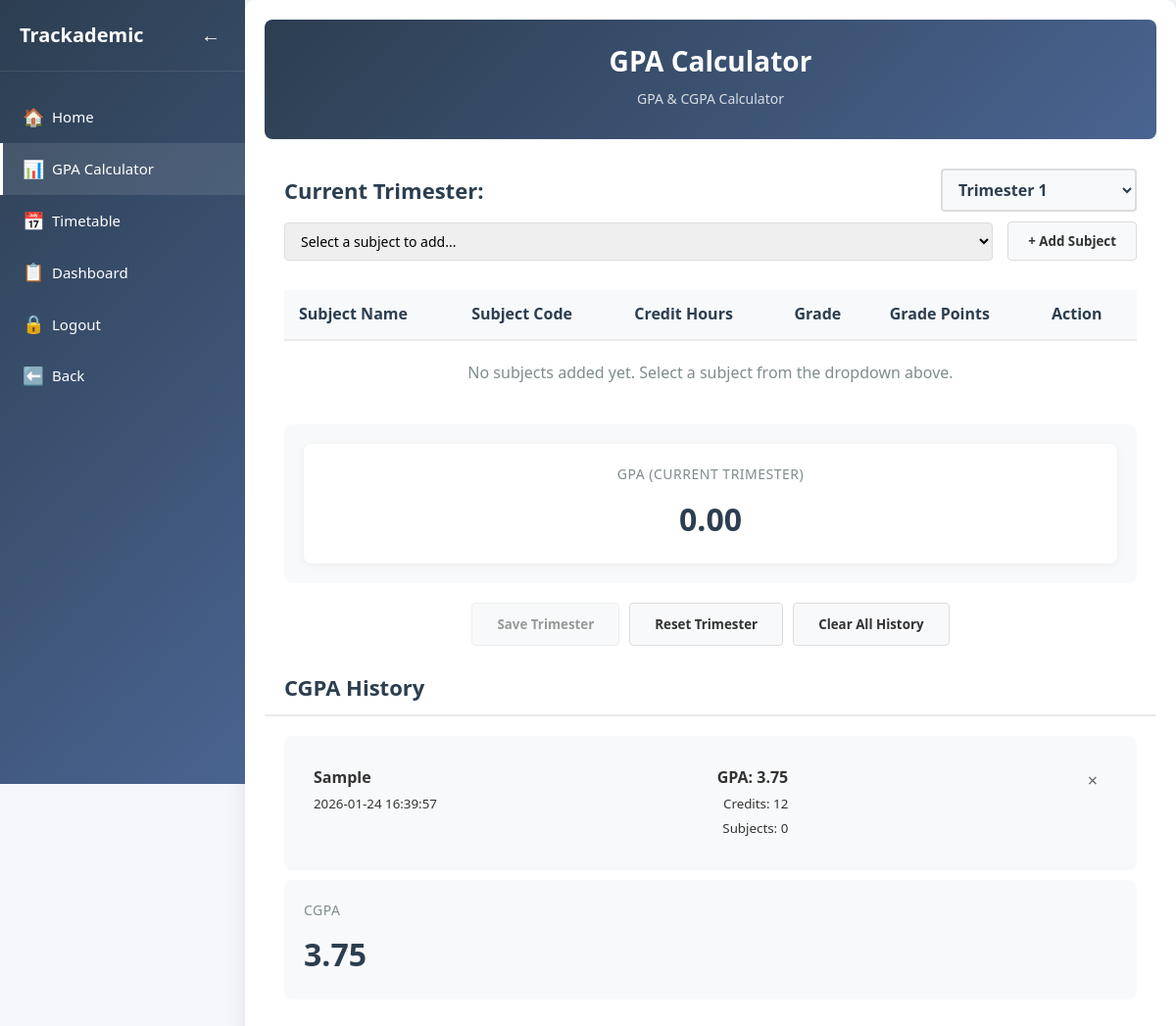
The app's page /trackademic/calculator (signed in) with its own data.
### tables this page shows
CREATE TABLE gpa (
        gpa_id INTEGER PRIMARY KEY AUTOINCREMENT,
        user_id INTEGER NOT NULL,
        trimester TEXT NOT NULL,
        gpa REAL NOT NULL CHECK (gpa >= 0.0 AND gpa <= 4.0),
        total_credits INTEGER DEFAULT 0,
        total_grade_points REAL DEFAULT 0.0,
        created_at TIMESTAMP DEFAULT CURRENT_TIMESTAMP,
        FOREIGN KEY (user_id) REFERENCES trackademic_users(user_id),
        UNIQUE(user_id, trimester)
    );

### app.py (the view, shortened to what this page needs)
@app.route('/trackademic/calculator', methods=['GET', 'POST'])
def calculator():
    if 'user_id' not in session:
        return redirect('/login')
    user_id = session['user_id']
    current_trimester_key = f'calculator_current_trimester_{user_id}'
    current_subjects_key = f'calculator_current_subjects_{user_id}'
    for key in list(session.keys()):
        if key.startswith('calculator_') and not key.endswith(str(user_id)):
            session.pop(key, None)
    if current_trimester_key not in session:
        session[current_trimester_key] = 1
    if current_subjects_key not in session:
        session[current_subjects_key] = []
    current_trimester = session.get(current_trimester_key, 1)
    current_subjects = session.get(current_subjects_key, [])
    cgpa_history = []
    try:
        social_user_id = session['user_id']
        conn = get_db_connection()
        social_db = get_social_db_connection()
        social_user = social_db.execute(
            'SELECT email FROM users WHERE id = ?',
            (social_user_id,)
        ).fetchone()
        social_db.close()
        if social_user:
            track_user = conn.execute(
                'SELECT user_id FROM trackademic_users WHERE email = ?',
                (social_user['email'],)
            ).fetchone()
            if track_user:
                trackademic_user_id = track_user['user_id']
                gpa_records = conn.execute('''
                    SELECT gpa_id as id,
                           trimester,
                           gpa,
                           total_credits,
                           total_grade_points,
                           created_at as date
                    FROM gpa
                    WHERE user_id = ?
                    ORDER BY trimester
                ''', (trackademic_user_id,)).fetchall()
                for record in gpa_records:
                    trimester_name = record['trimester']
                    trimester_number = 1
                    if ' ' in trimester_name:
                        try:
                            trimester_number = int(trimester_name.split()[1])
                        except:
                            pass
                    cgpa_history.append({
                        'semester': trimester_name,
                        'trimester_number': trimester_number,
                        'date': record['date'] or datetime.datetime.now().strftime('%Y-%m-%d'),
                        'gpa': float(record['gpa']),
                        'total_credits': record['total_credits'] or 0,
                        'total_grade_points': record['total_grade_points'] or 0,
                        'subjects': []  # Subjects not stored in database, but we don't need them for display
                    })
        conn.close()
    except Exception as e:
        print(f"Error loading CGPA history from database: {e}")
    GRADE_SCALE = {
        'A+': 4.00,
        'A': 4.00,
        'A-': 3.67,
        'B+': 3.33,
        'B': 3.00,
        'B-': 2.67,
        'C+': 2.33,
        'C': 2.00,
        'C-': 1.67,
        'D+': 1.33,
        'D': 1.00,
        'F': 0.00
    }
    conn = get_db_connection()
    all_subjects = conn.execute('''
        SELECT subject_id as id,
               subject_name as name,
               subject_code as code,
               credit_hours as credits
        FROM subjects
        ORDER BY subject_code
    ''').fetchall()
    conn.close()
    current_gpa_data = calculate_gpa_server(current_subjects)
    overall_cgpa = calculate_cgpa_server(cgpa_history)
    return render_template('Calculator.html',
                         all_subjects=all_subjects,
                         current_trimester=current_trimester,
                         current_subjects=current_subjects,
                         grade_scale=GRADE_SCALE,
                         current_gpa_data=current_gpa_data,
                         cgpa_history=cgpa_history,
                         overall_cgpa=overall_cgpa,
                         app_mode='trackademic')

### app.py (called while the page is built, shortened)
def get_db_connection(database='trackademic.db'):
    try:
        conn = sqlite3.connect(database, timeout=10)
        conn.row_factory = sqlite3.Row
        conn.execute("PRAGMA foreign_keys = ON")
        return conn
    except sqlite3.Error as e:
        print(f"Database connection error: {e}")
        return None

def get_social_db_connection():
    return get_db_connection('social.db')

def calculate_gpa_server(subjects):
    GRADE_SCALE = {
        'A+': 4.00,
        'A': 4.00,
        'A-': 3.67,
        'B+': 3.33,
        'B': 3.00,
        'B-': 2.67,
        'C+': 2.33,
        'C': 2.00,
        'C-': 1.67,
        'D+': 1.33,
        'D': 1.00,
        'F': 0.00
    }
    total_credits = 0
    total_grade_points = 0
    subjects_with_grades = 0
    subjects_without_grades = 0
    gpa = total_grade_points / total_credits if total_credits > 0 else 0
    return {
        'total_credits': total_credits,
        'total_grade_points': total_grade_points,
        'gpa': gpa,
        'subjects_with_grades': subjects_with_grades,
        'subjects_without_grades': subjects_without_grades,
        'total_subjects': len(subjects)
    }

def calculate_cgpa_server(history):
    if not history:
        return 0.0
    total_cumulative_credits = 0
    total_cumulative_grade_points = 0
    for semester in history:
        total_cumulative_credits += semester.get('total_credits', 0)
        total_cumulative_grade_points += semester.get('total_grade_points', 0)
    cgpa = total_cumulative_grade_points / total_cumulative_credits if total_cumulative_credits > 0 else 0
    return cgpa

### templates/Calculator.html (shortened to what this page needs)
<!DOCTYPE html>
<html lang="en">
<head>
    <link rel="stylesheet" href="{{ url_for('static', filename='calculator.css') }}">
</head>
<body>
    <nav class="sidebar">
        <div class="sidebar-header">
            <h2>Trackademic</h2>
            <label for="sidebar-toggle" class="toggle-btn">
                <span class="toggle-icon">←</span>
            </label>
        </div>
        <div class="nav-links">
            <a href="/trackademic" class="nav-link">
                <span class="nav-icon">🏠</span>
                <span class="nav-text">Home</span>
            </a>
            <a href="/trackademic/calculator" class="nav-link active">
                <span class="nav-icon">📊</span>
                <span class="nav-text">GPA Calculator</span>
            </a>
            <a href="/trackademic/timetable" class="nav-link">
                <span class="nav-icon">📅</span>
                <span class="nav-text">Timetable</span>
            </a>
            <a href="/social/dashboard" class="nav-link">
                <span class="nav-icon">📋</span>
                <span class="nav-text">Dashboard</span>
            </a>
            <a href="/logout" class="nav-link">
                <span class="nav-icon">🔒</span>
                <span class="nav-text">Logout</span>
            </a>
            <a href="/trackademic" class="nav-link">
                <span class="nav-icon">⬅️</span>
                <span class="nav-text">Back</span>
            </a>
        </div>
    </nav>
    <div class="main-content">
        <div class="container">
            <header>
                <h1>GPA Calculator</h1>
                <p class="subtitle">GPA & CGPA Calculator</p>
            </header>
            <div class="trimester-selector">
                <div class="trimester-label">Current Trimester:</div>
                <form method="POST" action="/trackademic/calculator" style="display: inline;">
                    <select name="current_trimester" class="trimester-dropdown" onchange="this.form.submit()">
                        {% for i in range(1, 7) %}
                        <option value="{{ i }}" {% if current_trimester == i %}selected{% endif %}>Trimester {{ i }}</option>
                        {% endfor %}
                    </select>
                </form>
            </div>
            <form method="POST" action="/trackademic/calculator" class="add-subject-container">
                <select name="subject_to_add" class="subject-select">
                    <option value="">Select a subject to add...</option>
                </select>
                <button type="submit" class="add-btn" {% if not all_subjects %}disabled{% endif %}>+ Add Subject</button>
            </form>
            <table>
                <thead>
                    <tr>
                        <th>Subject Name</th>
                        <th>Subject Code</th>
                        <th>Credit Hours</th>
                        <th>Grade</th>
                        <th>Grade Points</th>
                        <th>Action</th>
                    </tr>
                </thead>
                <tbody id="subjects-tbody">
                    {% if current_subjects %}
                        {% for subject in current_subjects %}
                        <tr>
                            <td class="subject-name">{{ subject.name }}</td>
                            <td class="subject-code">{{ subject.code }}</td>
                            <td class="credit-hours">{{ subject.credits }}</td>
                            <td class="grade-select">
                                <form method="POST" action="/trackademic/calculator" style="display: inline;">
                                    <input type="hidden" name="action" value="update_grade_{{ subject.id }}">
                                    <select name="grade_{{ subject.id }}" onchange="this.form.submit()">
                                        <option value="">Select Grade</option>
                                        {% for grade, points in grade_scale.items() %}
                                        <option value="{{ grade }}" {% if subject.grade == grade %}selected{% endif %}>{{ grade }}</option>
                                        {% endfor %}
                                    </select>
                                </form>
                            </td>
                            <td class="grade-points" id="grade-points-{{ subject.id }}">
                                {% if subject.grade and subject.grade in grade_scale %}
                                {{ "%.2f"|format(grade_scale[subject.grade]) }}
                                {% else %}
                                0.00
                                {% endif %}
                            </td>
                            <td>
                                <form method="POST" action="/trackademic/calculator" style="display: inline;">
                                    <input type="hidden" name="action" value="remove_subject_{{ subject.id }}">
                                    <button type="submit" class="action-btn" title="Delete subject" onclick="return confirm('Remove this subject?')">
                                        ×
                                    </button>
                                </form>
                            </td>
                        </tr>
                        {% endfor %}
                    {% else %}
                        <tr>
                            <td colspan="6" style="text-align: center; padding: 20px; color: #7f8c8d;">
                                No subjects added yet. Select a subject from the dropdown above.
                            </td>
                        </tr>
                    {% endif %}
                </tbody>
            </table>
            <div class="results-container">
                <div class="result-box" id="gpa-box">
                    <div class="result-label">GPA (Current Trimester)</div>
                    <div class="result-value" id="gpa-result">{{ "%.2f"|format(current_gpa_data.gpa) }}</div>
                </div>
            </div>
            <div class="action-buttons">
                <form method="POST" action="/trackademic/calculator" style="display: inline;">
                    <button type="submit" class="save-btn" {% if not current_subjects or current_gpa_data.subjects_without_grades > 0 %}disabled{% endif %}>
                        Save Trimester
                    </button>
                </form>
                <form method="POST" action="/trackademic/calculator" style="display: inline;">
                    <button type="submit" class="reset-btn" onclick="return confirm('Reset current trimester? All subjects will be removed.')">
                        Reset Trimester
                    </button>
                </form>
                <form method="POST" action="/trackademic/calculator" style="display: inline;">
                    <button type="submit" class="reset-btn" onclick="return confirm('Clear ALL CGPA history? This cannot be undone.')">
                        Clear All History
                    </button>
                </form>
            </div>
            <h2>CGPA History</h2>
            <div class="cgpa-history" id="cgpa-history">
                {% if cgpa_history %}
                    {% for semester in cgpa_history %}
                    <div class="history-item">
                        <div>
                            <strong>{{ semester.semester }}</strong><br>
                            <small>{{ semester.date }}</small>
                        </div>
                        <div style="text-align: right;">
                            <div style="font-weight: bold;">GPA: {{ "%.2f"|format(semester.gpa) }}</div>
                            <small>Credits: {{ semester.total_credits }}</small><br>
                            <small>Subjects: {{ semester.subjects|length }}</small>
                        </div>
                        <div style="margin-left: 10px;">
                            <form method="POST" action="/trackademic/calculator" style="display: inline;">
                                <button type="submit" class="action-btn" title="Remove from history" onclick="return confirm('Remove this trimester from history?')">
                                    ×
                                </button>
                            </form>
                        </div>
                    </div>
                    {% endfor %}
                {% else %}
                    <div class="history-item" style="color: #7f8c8d; font-style: italic;">
                        No CGPA history yet. Save your first trimester to start tracking.
                    </div>
                {% endif %}
            </div>
            <div class="cgpa-summary">
                <div class="result-label">CGPA</div>
                <div class="result-value" id="cgpa-result">{{ "%.2f"|format(overall_cgpa) }}</div>
            </div>
        </div>
    </div>
</body>
</html>

### records on screen
gpa: semester "Sample", date "2026-01-24 16:39:57", gpa "3.75", total_credits "12", subjects|length "0"

### other values on screen
{{ "%.2f"|format(current_gpa_data.gpa) }} "0.00"
{{ "%.2f"|format(overall_cgpa) }} "3.75"
